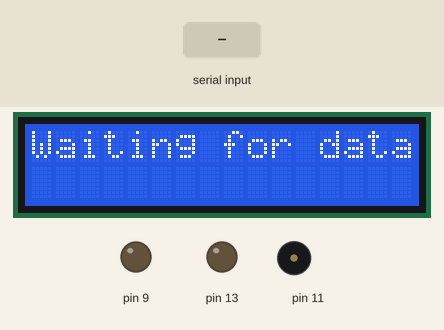
Bench run of a sketch on a simulated Arduino Uno, built with avr-gcc and run on an emulated ATmega328P. Shown: 16×2 character LCD, output pins drawn as LEDs (lit = HIGH), buzzer (waves = sounding). Dashed ring = blinking. The test bench sets the inputs (shaded band).

Above: at 1.2 s.
1.3 s: "1\n" received over Serial
At 1.5 s:
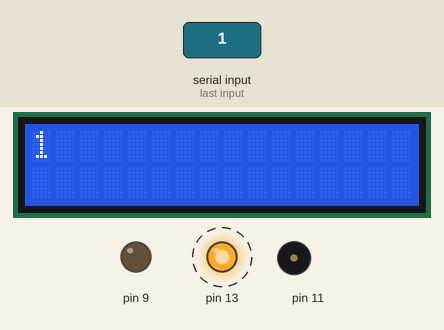
At 9.4 s:
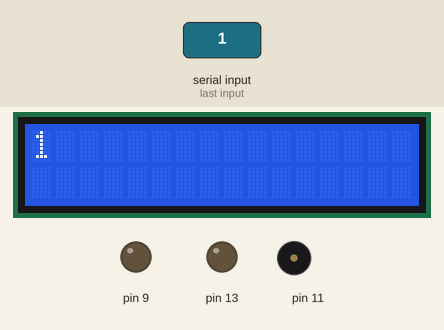
Timing chart, 0 to 10.3 s (numbered marks = the images above; inputs shaded):
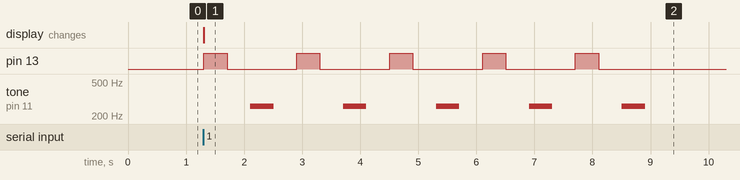

Measured:
- after the input at 1.3 s, pin 13: alternates HIGH for 0.40 s and LOW for 1.2 s, 10 changes in all, then stays LOW, starting at once; tone on pin 11: alternates 261 Hz for 0.40 s and silent for 1.2 s, starting after 0.81 s; the display: changes at once (image 1)

The sketch:

arduino_code.ino
```cpp
#include <Wire.h>  // I2C 통신을 위한 라이브러리
#include <LiquidCrystal_I2C.h>  // I2C를 통해 LCD를 제어하기 위한 라이브러리

// I2C 주소가 0x27이고 16x2 크기의 LCD 객체 생성
LiquidCrystal_I2C lcd(0x27, 16, 2);

void setup() {
  Serial.begin(9600);  // 시리얼 통신을 9600bps로 설정
  lcd.begin(0, 0);  // LCD 초기화
  lcd.backlight();  // LCD 백라이트 켜기
  lcd.setCursor(0, 0);  // 커서를 첫 번째 줄의 첫 번째 위치로 이동
  lcd.print("Waiting for data");  // 초기 메시지를 LCD에 출력
  pinMode(13, OUTPUT);  // 핀 13을 출력 모드로 설정
  analogWrite(9, 0);  // 핀 9에 아날로그 값을 0으로 설정
}

void loop() {
  // 시리얼로부터 데이터가 수신되었는지 확인
  if (Serial.available() > 0) {
    // '\n' 문자가 나올 때까지 문자열을 읽어옴
    String data = Serial.readStringUntil('\n');
    lcd.clear();  // LCD 화면 지우기
    lcd.setCursor(0, 0);  // 커서를 첫 번째 줄의 첫 번째 위치로 이동

    // 수신된 데이터가 16자 이하인 경우
    if (data.length() <= 16) {
      lcd.print(data);  // 데이터를 한 줄에 출력
      // LED 깜빡임과 소리 발생
      for(int i = 0; i < 5; i++) {
        digitalWrite(13, HIGH);  // LED 켜기
        delay(400);  // 400ms 대기
        digitalWrite(13, LOW);
        delay(400);
        tone(11, 261, 400);  // 261Hz 소리 발생 (C4 음)
        delay(800);
      }
    } else {
      // 수신된 데이터가 16자보다 긴 경우
      // 첫 번째 16자를 첫 번째 줄에 출력
      String line1 = data.substring(0, 16);
      // 나머지 문자를 두 번째 줄에 출력
      String line2 = data.substring(16);
      lcd.print(line1);
      lcd.setCursor(0, 1);  // 커서를 두 번째 줄의 첫 번째 위치로 이동
      lcd.print(line2);
      // LED 깜빡임과 소리 발생
      for(int i = 0; i < 5; i++) {
        digitalWrite(13, HIGH);
        delay(400);
        digitalWrite(13, LOW);
        delay(400);
        tone(11, 261, 400);
        delay(800);
      }
    }
  }
}
```
